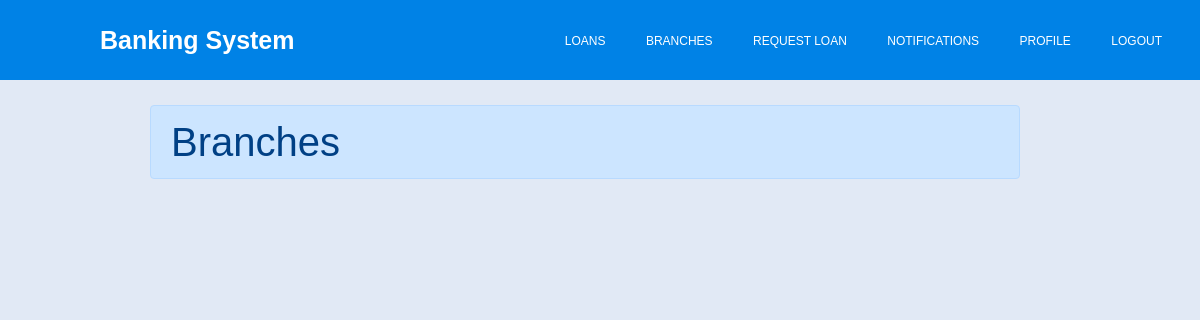
/branches, run on an earlier commit of the app's database.
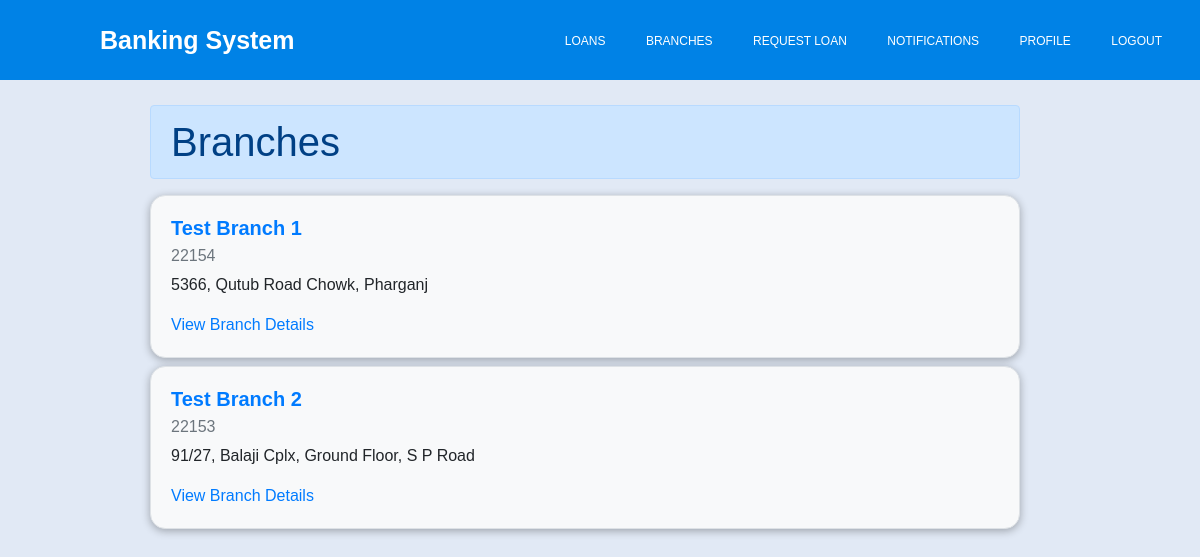
And on a later commit of the database.
### bank_management/models.py (models this page shows, shortened)
class Branch(models.Model):
    name = models.CharField(max_length=100)
    address = models.CharField(max_length=200)
    code = models.CharField(max_length=10, unique=True)
    class Meta:
        verbose_name_plural = 'Branches'

### bank_management/views.py (the view)
# urls.py: path("branches",branches,name='branches'),
def branches(request):
    branches = Branch.objects.all()
    context = {
        "branches":branches
    }
    return render(request, "branches.html",context)

### banking_system/templates/branches.html
{% extends 'base.html' %} {% block content %}
<div class="row mt-2" style="width: 100%">
  <div class="col">
    <h1
      class="mt-2 alert alert-primary"
      style="margin-right: 150px; margin-left: 150px"
    >
      Branches
    </h1>
    {% for branch in branches %}
    <div
      class="card mt-2"
      style="
        background-color: #f8f9fa;
        border: 1px solid #dee2e6;
        border-radius: 0.95rem;
        box-shadow: 0 0.125rem 0.5rem rgba(0, 0, 0, 0.3);
        margin-right: 150px;
        margin-left: 150px;
      "
    >
      <div class="card-body">
        <h5
          class="card-title"
          style="color: #007bff; font-size: 1.25rem; font-weight: bold"
        >
          {{branch.name}}
        </h5>
        <h6 class="card-subtitle mb-2 text-muted">{{branch.code}}</h6>
        <p class="card-text">{{branch.address}}</p>
        <a href="{% url 'branch-detail' branch.id %}" class="card-link"
          >View Branch Details</a
        >
      </div>
    </div>
    {% endfor %}
  </div>
</div>
{% endblock content %}

What changed in the data, as far as the page shows it:
added Branch: name "Test Branch 1", code "22154", address "5366, Qutub Road Chowk, Pharganj"
added Branch: name "Test Branch 2", code "22153", address "91/27, Balaji Cplx, Ground Floor, S P Road"
